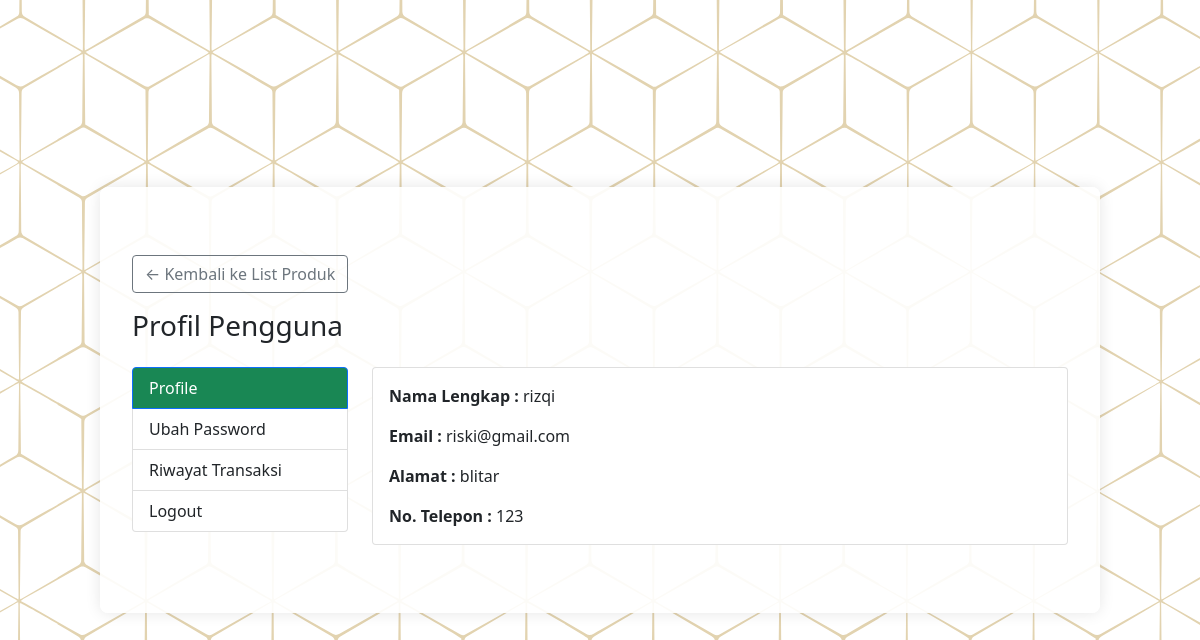
Page /pages/profile.php (signed in) on the earlier database version.
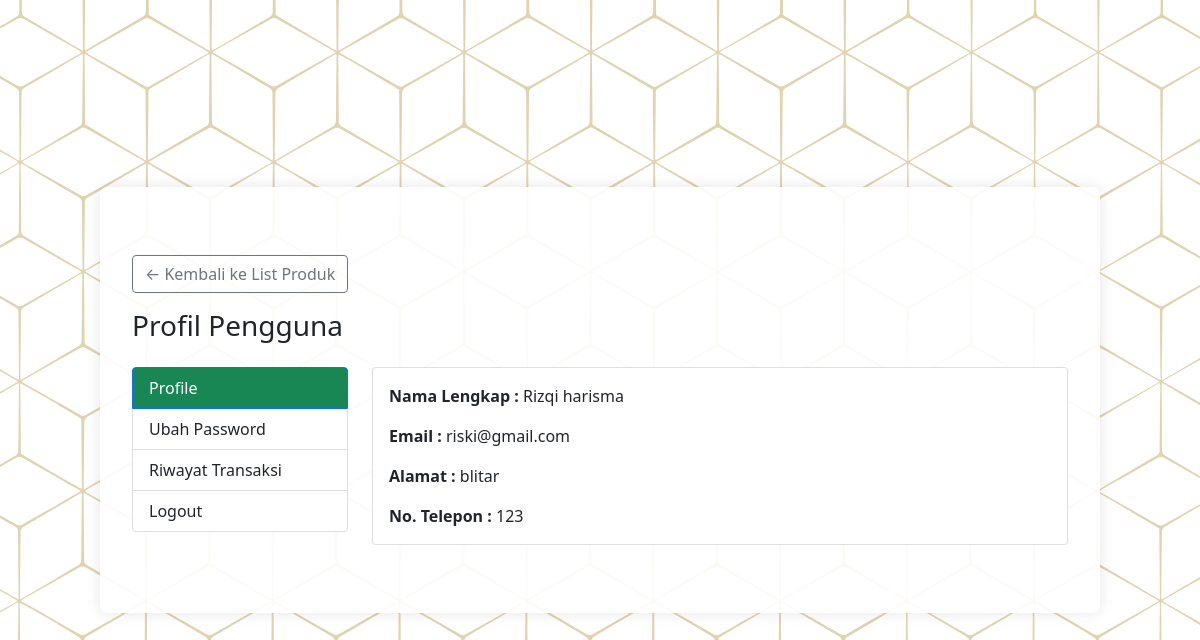
Same page on the later database version.
### tables this page shows
CREATE TABLE `users` (
  `id` int(11) NOT NULL,
  `full_name` varchar(100) NOT NULL,
  `email` varchar(100) NOT NULL,
  `password` varchar(255) NOT NULL,
  `phone` varchar(20) NOT NULL,
  `address` text NOT NULL,
  `created_at` timestamp NOT NULL DEFAULT current_timestamp()
);

### pages/profile.php (the view, shortened to what this page needs)
<?php
require_once '../includes/koneksi.php';
$id = $_SESSION['user_id'];
$query = "SELECT * FROM users WHERE id = $id LIMIT 1";
$result = mysqli_query($conn, $query);
$user = mysqli_fetch_assoc($result);
?>
<!DOCTYPE html>
<html lang="id">
<head>
  <link rel="stylesheet" href="../css/styles.css" />
  <link href="../css/bootstrap/bootstrap.css" rel="stylesheet" />
</head>
<body>
  <div class="wrapper">
    <div class="container my-5">
      <a href="list_product.php" class="btn btn-outline-secondary mb-3">← Kembali ke List Produk</a>
      <h3 class="mb-4">Profil Pengguna</h3>
      <div class="row">
        <div class="col-md-3">
          <div class="list-group">
            <a href="#" class="list-group-item list-group-item-action active bg-success outline-success">Profile</a>
            <a href="change_pass.php" class="list-group-item list-group-item-action">Ubah Password</a>
            <a href="history_trx.php" class="list-group-item list-group-item-action">Riwayat Transaksi</a>
            <a href="../actions/logout.php" class="list-group-item list-group-item-action">Logout</a>
          </div>
        </div>
        <div class="col-md-9">
          <div class="card">
            <div class="card-body">
              <p class="card-text"><strong>Nama Lengkap : </strong> <?= $user['full_name']; ?></p>
              <p class="card-text"><strong>Email : </strong> <?= $user['email']; ?></p>
              <p class="card-text"><strong>Alamat : </strong> <?= $user['address']; ?></p>
              <p class="card-text"><strong>No. Telepon : </strong> <?= $user['phone']; ?></p>
            </div>
          </div>
        </div>
      </div>
    </div>
  </div>
</body>
</html>

### css/styles.css (style rules this page uses)
body { font-family: Arial, sans-serif; background-image: url("../image/bg.svg"); background-size: cover; background-position: center; background-attachment: fixed; margin: 0; padding: 0; display: flex; justify-content: center; align-items: center; min-height: 100vh; transition: background 1s ease; }
.wrapper { width: 1000px; margin: 0 auto; padding: 20px; background-color: rgba(255, 255, 255, 0.9); box-shadow: 0 0 15px rgba(0, 0, 0, 0.1); border-radius: 8px; }

Differences in the rows shown:
changed users "riski@gmail.com": full_name "rizqi" → "Rizqi harisma"
